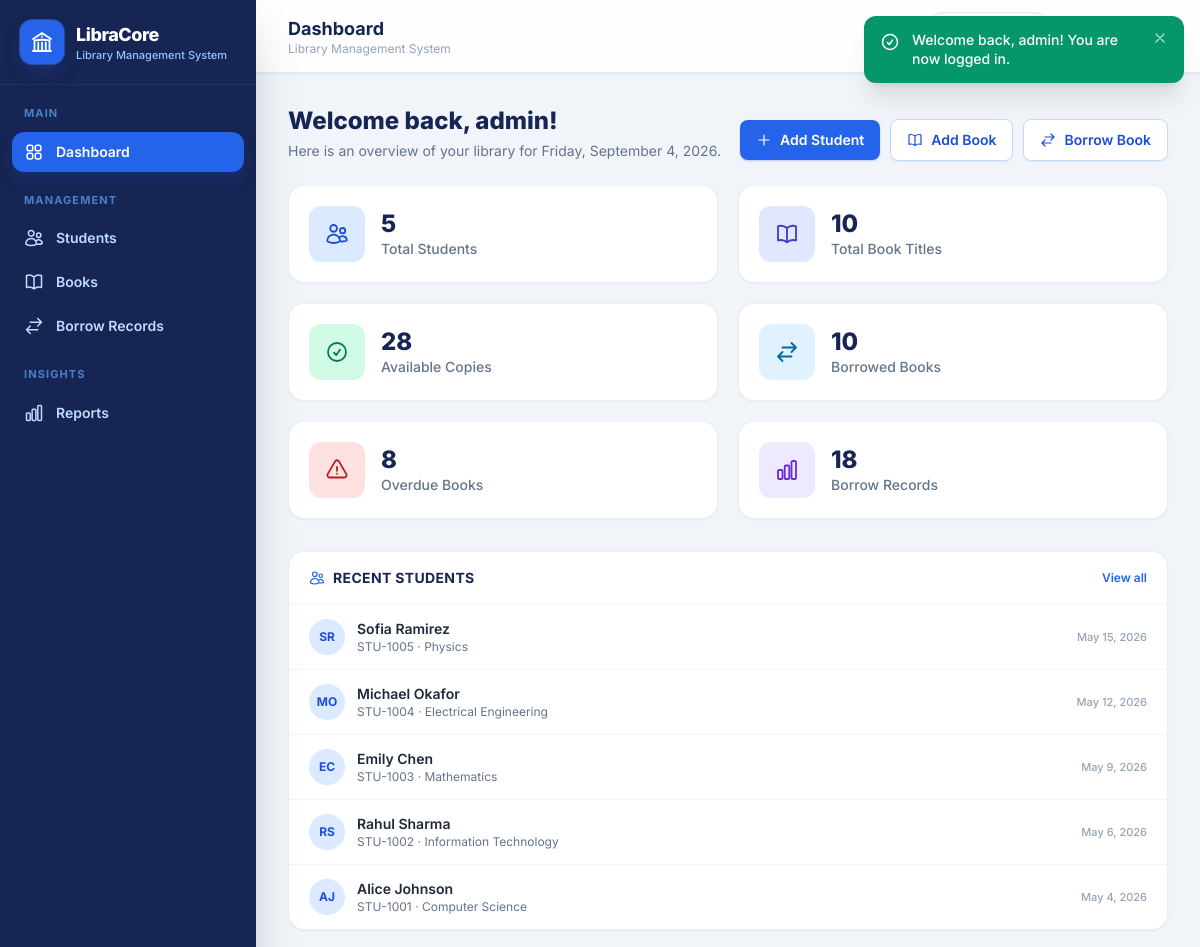
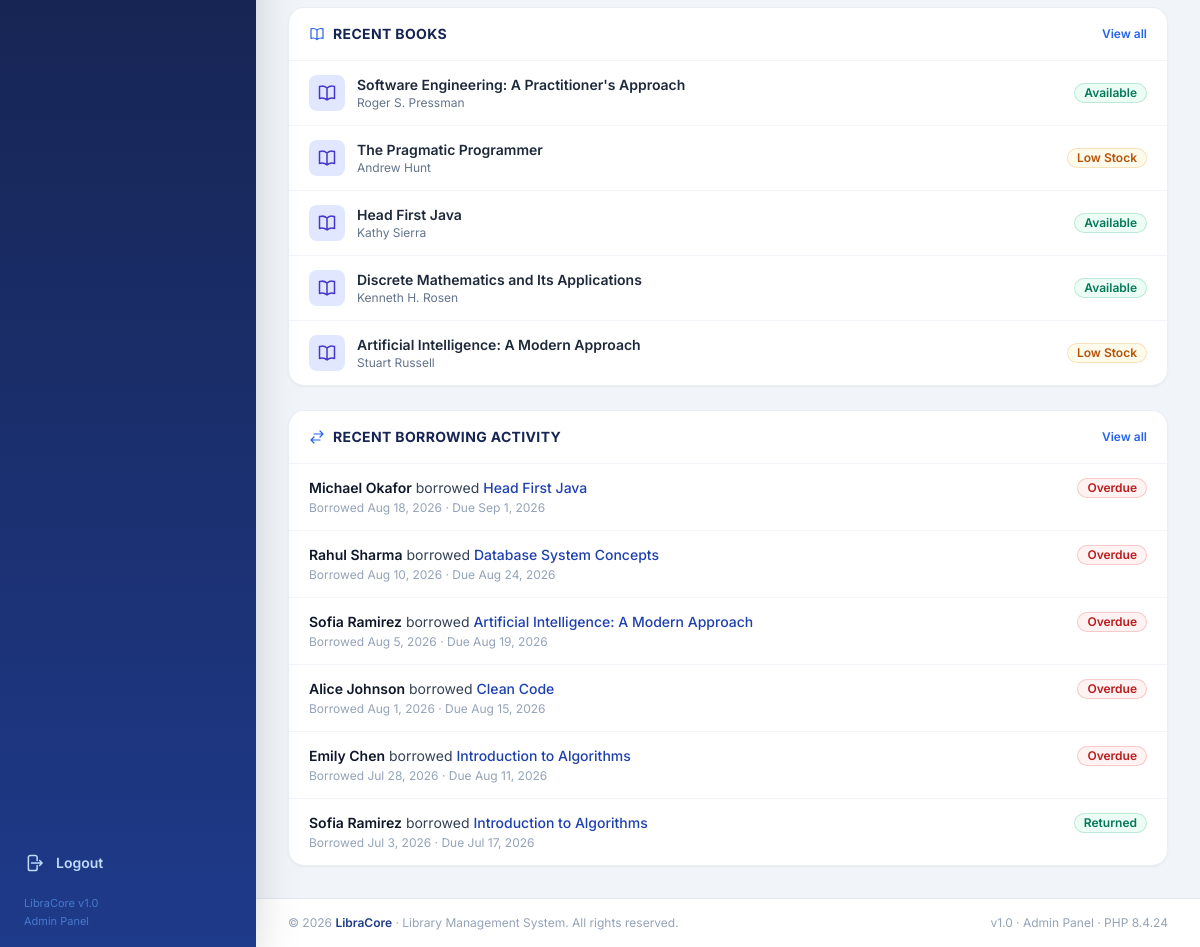
Screenshot of /dashboard/index.php (signed in) with the database file from the repository (2 pictures, top to bottom).
### tables this page shows
CREATE TABLE `students` (
  `id`         INT UNSIGNED     NOT NULL AUTO_INCREMENT,
  `student_id` VARCHAR(30)      NOT NULL,
  `name`       VARCHAR(100)     NOT NULL,
  `email`      VARCHAR(120)     NOT NULL,
  `phone`      VARCHAR(25)      NOT NULL,
  `address`    VARCHAR(255)     NOT NULL,
  `department` VARCHAR(100)     NOT NULL,
  `year`       TINYINT UNSIGNED NOT NULL DEFAULT 1,
  `created_at` TIMESTAMP        NOT NULL DEFAULT CURRENT_TIMESTAMP,
  `updated_at` TIMESTAMP        NOT NULL DEFAULT CURRENT_TIMESTAMP ON UPDATE CURRENT_TIMESTAMP,
  PRIMARY KEY (`id`),
  UNIQUE KEY `uq_students_student_id` (`student_id`),
  KEY `idx_students_name` (`name`),
  KEY `idx_students_department` (`department`)
);

CREATE TABLE `books` (
  `id`                 INT UNSIGNED     NOT NULL AUTO_INCREMENT,
  `isbn`               VARCHAR(20)      NOT NULL,
  `title`              VARCHAR(200)     NOT NULL,
  `author`             VARCHAR(150)     NOT NULL,
  `category`           VARCHAR(80)      NOT NULL,
  `publisher`          VARCHAR(120)              DEFAULT NULL,
  `publication_year`   SMALLINT UNSIGNED         DEFAULT NULL,
  `quantity`           INT UNSIGNED     NOT NULL DEFAULT 1,
  `available_quantity` INT UNSIGNED     NOT NULL DEFAULT 1,
  `shelf_location`     VARCHAR(30)      NOT NULL,
  `created_at`         TIMESTAMP        NOT NULL DEFAULT CURRENT_TIMESTAMP,
  `updated_at`         TIMESTAMP        NOT NULL DEFAULT CURRENT_TIMESTAMP ON UPDATE CURRENT_TIMESTAMP,
  PRIMARY KEY (`id`),
  UNIQUE KEY `uq_books_isbn` (`isbn`),
  KEY `idx_books_title` (`title`),
  KEY `idx_books_category` (`category`),
  CONSTRAINT `chk_books_available_range` CHECK (`available_quantity` <= `quantity`)
);

CREATE TABLE `borrow_records` (
  `id`          INT UNSIGNED                    NOT NULL AUTO_INCREMENT,
  `student_id`  INT UNSIGNED                    NOT NULL,
  `book_id`     INT UNSIGNED                    NOT NULL,
  `borrow_date` DATE                            NOT NULL,
  `due_date`    DATE                            NOT NULL,
  `return_date` DATE                                     DEFAULT NULL,
  `status`      ENUM('Borrowed','Returned')     NOT NULL DEFAULT 'Borrowed',
  `remarks`     VARCHAR(255)                             DEFAULT NULL,
  `created_at`  TIMESTAMP                       NOT NULL DEFAULT CURRENT_TIMESTAMP,
  PRIMARY KEY (`id`),
  KEY `idx_br_student` (`student_id`),
  KEY `idx_br_book` (`book_id`),
  KEY `idx_br_status` (`status`),
  KEY `idx_br_due_date` (`due_date`),
  KEY `idx_br_return_date` (`return_date`),
  CONSTRAINT `fk_br_student` FOREIGN KEY (`student_id`) REFERENCES `students` (`id`)
      ON DELETE CASCADE ON UPDATE CASCADE,
  CONSTRAINT `fk_br_book` FOREIGN KEY (`book_id`) REFERENCES `books` (`id`)
      ON DELETE CASCADE ON UPDATE CASCADE
);

### dashboard/index.php (the view, shortened to what this page needs)
<?php
require_once __DIR__ . '/../includes/auth_check.php';
$stats = $pdo->query("
    SELECT
        (SELECT COUNT(*) FROM students) AS total_students,
        (SELECT COUNT(*) FROM books) AS total_books,
        (SELECT COALESCE(SUM(quantity), 0) FROM books) AS total_copies,
        (SELECT COALESCE(SUM(available_quantity), 0) FROM books) AS available_copies,
        (SELECT COUNT(*) FROM borrow_records WHERE return_date IS NULL) AS borrowed_books,
        (SELECT COUNT(*) FROM borrow_records WHERE return_date IS NULL AND due_date < CURDATE()) AS overdue_books,
        (SELECT COUNT(*) FROM borrow_records) AS total_records
")->fetch();
$recentStudents = $pdo->query('SELECT id, student_id, name, department, year, created_at FROM students ORDER BY created_at DESC, id DESC LIMIT 5')->fetchAll();
$recentBooks    = $pdo->query('SELECT id, isbn, title, author, available_quantity FROM books ORDER BY created_at DESC, id DESC LIMIT 5')->fetchAll();
$recentBorrows = $pdo->query("
    SELECT br.id, br.borrow_date, br.due_date, br.return_date,
           s.name AS student_name, s.student_id,
           b.title AS book_title
    FROM borrow_records br
    JOIN students s ON s.id = br.student_id
    JOIN books b ON b.id = br.book_id
    ORDER BY br.borrow_date DESC, br.id DESC
    LIMIT 6
")->fetchAll();
$cards = [
    ['label' => 'Total Students',    'value' => number_format((int)$stats['total_students']),   'icon' => 'users',     'tone' => 'bg-blue-100 text-blue-700'],
    ['label' => 'Total Book Titles', 'value' => number_format((int)$stats['total_books']),      'icon' => 'book',      'tone' => 'bg-indigo-100 text-indigo-700'],
    ['label' => 'Available Copies',  'value' => number_format((int)$stats['available_copies']), 'icon' => 'check',     'tone' => 'bg-emerald-100 text-emerald-700'],
    ['label' => 'Borrowed Books',    'value' => number_format((int)$stats['borrowed_books']),   'icon' => 'swap',      'tone' => 'bg-sky-100 text-sky-700'],
    ['label' => 'Overdue Books',     'value' => number_format((int)$stats['overdue_books']),    'icon' => 'warn',      'tone' => 'bg-red-100 text-red-700'],
    ['label' => 'Borrow Records',    'value' => number_format((int)$stats['total_records']),    'icon' => 'report',    'tone' => 'bg-violet-100 text-violet-700'],
];
function lc_initials(string $name): string
{
    $parts = preg_split('/\s+/', trim($name));
    $first = mb_substr($parts[0] ?? '', 0, 1);
    $last  = count($parts) > 1 ? mb_substr(end($parts), 0, 1) : '';
    return strtoupper($first . $last);
}
include __DIR__ . '/../includes/header.php';
?>
<div class="mb-6 flex flex-col gap-4 sm:flex-row sm:items-end sm:justify-between">
    <div>
        <h2 class="text-xl font-extrabold text-blue-950 sm:text-2xl">Welcome back, <?= e($_SESSION['admin_name'] ?? 'Admin') ?>!</h2>
        <p class="mt-1 text-sm text-slate-500">Here is an overview of your library for <?= e(date('l, F j, Y')) ?>.</p>
    </div>
    <div class="flex flex-wrap items-center gap-2.5">
        <a href="<?= url('students/add.php') ?>"
           class="inline-flex items-center gap-2 rounded-lg bg-blue-600 px-4 py-2.5 text-sm font-semibold text-white shadow-sm shadow-blue-600/30 transition hover:bg-blue-700 focus:outline-none focus-visible:ring-2 focus-visible:ring-blue-400">
            <?= icon('plus', 'h-4 w-4') ?> Add Student
        </a>
        <a href="<?= url('books/add.php') ?>"
           class="inline-flex items-center gap-2 rounded-lg border border-blue-200 bg-white px-4 py-2.5 text-sm font-semibold text-blue-700 shadow-sm transition hover:bg-blue-50 focus:outline-none focus-visible:ring-2 focus-visible:ring-blue-400">
            <?= icon('book', 'h-4 w-4') ?> Add Book
        </a>
        <a href="<?= url('borrow/add.php') ?>"
           class="inline-flex items-center gap-2 rounded-lg border border-blue-200 bg-white px-4 py-2.5 text-sm font-semibold text-blue-700 shadow-sm transition hover:bg-blue-50 focus:outline-none focus-visible:ring-2 focus-visible:ring-blue-400">
            <?= icon('swap', 'h-4 w-4') ?> Borrow Book
        </a>
    </div>
</div>
<div class="grid grid-cols-1 gap-5 sm:grid-cols-2 xl:grid-cols-3">
    <?php foreach ($cards as $card): ?>
        <div class="group flex items-center gap-4 rounded-2xl border border-slate-200/70 bg-white p-5 shadow-sm transition duration-150 hover:-translate-y-0.5 hover:shadow-md">
            <span class="flex h-14 w-14 shrink-0 items-center justify-center rounded-xl <?= $card['tone'] ?> transition group-hover:scale-105">
                <?= icon($card['icon'], 'h-6 w-6') ?>
            </span>
            <div class="min-w-0">
                <p class="truncate text-2xl font-extrabold leading-tight text-blue-950"><?= $card['value'] ?></p>
                <p class="text-sm font-medium text-slate-500"><?= e($card['label']) ?></p>
            </div>
        </div>
    <?php endforeach; ?>
</div>
<div class="mt-8 grid grid-cols-1 gap-6 xl:grid-cols-3">
    <section class="overflow-hidden rounded-2xl border border-slate-200/70 bg-white shadow-sm">
        <header class="flex items-center justify-between border-b border-slate-100 px-5 py-4">
            <h3 class="flex items-center gap-2 text-sm font-bold uppercase tracking-wide text-blue-950">
                <?= icon('users', 'h-4 w-4 text-blue-600') ?> Recent Students
            </h3>
            <a href="<?= url('students/index.php') ?>" class="text-xs font-semibold text-blue-600 hover:underline">View all</a>
        </header>
        <?php if (!$recentStudents): ?>
            <p class="px-5 py-10 text-center text-sm text-slate-400">No students added yet.</p>
        <?php else: ?>
            <ul class="divide-y divide-slate-100">
                <?php foreach ($recentStudents as $s): ?>
                    <li>
                        <a href="<?= url('students/view.php?id=' . (int)$s['id']) ?>" class="flex items-center gap-3 px-5 py-3.5 transition hover:bg-blue-50/60">
                            <span class="flex h-9 w-9 shrink-0 items-center justify-center rounded-full bg-blue-100 text-xs font-bold text-blue-700">
                                <?= e(lc_initials($s['name'])) ?>
                            </span>
                            <span class="min-w-0 flex-1">
                                <span class="block truncate text-sm font-semibold text-slate-800"><?= e($s['name']) ?></span>
                                <span class="block truncate text-xs text-slate-500"><?= e($s['student_id']) ?> &middot; <?= e($s['department']) ?></span>
                            </span>
                            <span class="shrink-0 text-[11px] font-medium text-slate-400"><?= e(date('M j, Y', strtotime($s['created_at']))) ?></span>
                        </a>
                    </li>
                <?php endforeach; ?>
            </ul>
        <?php endif; ?>
    </section>
    <section class="overflow-hidden rounded-2xl border border-slate-200/70 bg-white shadow-sm">
        <header class="flex items-center justify-between border-b border-slate-100 px-5 py-4">
            <h3 class="flex items-center gap-2 text-sm font-bold uppercase tracking-wide text-blue-950">
                <?= icon('book', 'h-4 w-4 text-blue-600') ?> Recent Books
            </h3>
            <a href="<?= url('books/index.php') ?>" class="text-xs font-semibold text-blue-600 hover:underline">View all</a>
        </header>
        <?php if (!$recentBooks): ?>
            <p class="px-5 py-10 text-center text-sm text-slate-400">No books added yet.</p>
        <?php else: ?>
            <ul class="divide-y divide-slate-100">
                <?php foreach ($recentBooks as $b): ?>
                    <li>
                        <a href="<?= url('books/view.php?id=' . (int)$b['id']) ?>" class="flex items-center gap-3 px-5 py-3.5 transition hover:bg-blue-50/60">
                            <span class="flex h-9 w-9 shrink-0 items-center justify-center rounded-lg bg-indigo-100 text-indigo-700">
                                <?= icon('book', 'h-5 w-5') ?>
                            </span>
                            <span class="min-w-0 flex-1">
                                <span class="block truncate text-sm font-semibold text-slate-800"><?= e($b['title']) ?></span>
                                <span class="block truncate text-xs text-slate-500"><?= e($b['author']) ?></span>
                            </span>
                            <?= stock_badge_html((int)$b['available_quantity']) ?>
                        </a>
                    </li>
                <?php endforeach; ?>
            </ul>
        <?php endif; ?>
    </section>
    <section class="overflow-hidden rounded-2xl border border-slate-200/70 bg-white shadow-sm">
        <header class="flex items-center justify-between border-b border-slate-100 px-5 py-4">
            <h3 class="flex items-center gap-2 text-sm font-bold uppercase tracking-wide text-blue-950">
                <?= icon('swap', 'h-4 w-4 text-blue-600') ?> Recent Borrowing Activity
            </h3>
            <a href="<?= url('borrow/index.php') ?>" class="text-xs font-semibold text-blue-600 hover:underline">View all</a>
        </header>
        <?php if (!$recentBorrows): ?>
            <p class="px-5 py-10 text-center text-sm text-slate-400">No borrowing activity yet.</p>
        <?php else: ?>
            <ul class="divide-y divide-slate-100">
                <?php foreach ($recentBorrows as $r): ?>
                    <?php $row = ['return_date' => $r['return_date'], 'due_date' => $r['due_date']]; ?>
                    <li class="px-5 py-3.5 transition hover:bg-blue-50/60">
                        <div class="flex items-start justify-between gap-3">
                            <p class="min-w-0 flex-1 truncate text-sm text-slate-700">
                                <span class="font-semibold text-slate-900"><?= e($r['student_name']) ?></span>
                                borrowed
                                <span class="font-medium text-blue-800"><?= e($r['book_title']) ?></span>
                            </p>
                            <?= status_badge_html(borrow_status($row)) ?>
                        </div>
                        <p class="mt-0.5 text-xs text-slate-400">
                            Borrowed <?= e(date('M j, Y', strtotime($r['borrow_date']))) ?> &middot;
                            Due <?= e(date('M j, Y', strtotime($r['due_date']))) ?>
                        </p>
                    </li>
                <?php endforeach; ?>
            </ul>
        <?php endif; ?>
    </section>
</div>
<?php include __DIR__ . '/../includes/footer.php'; ?>

### includes/functions.php (shortened to what this page needs)
<?php
require_once __DIR__ . '/../config/database.php';
function e($value): string
{
    return htmlspecialchars((string)$value, ENT_QUOTES, 'UTF-8');
}
function url(string $path = ''): string
{
    $path = ltrim($path, '/');
    return $path === '' ? BASE_URL : BASE_URL . '/' . $path;
}
function icon(string $name, string $class = 'h-5 w-5'): string
{
    $d = $paths[$name] ?? $paths['info'];
    return '<svg xmlns="http://www.w3.org/2000/svg" fill="none" viewBox="0 0 24 24" stroke-width="1.8" stroke="currentColor" class="' . e($class) . '" aria-hidden="true"><path stroke-linecap="round" stroke-linejoin="round" d="' . $d . '"/></svg>';
}
function db_today(): string
{
    global $pdo;
    static $today = null;
    if ($today === null) {
        $today = (string)$pdo->query('SELECT CURDATE()')->fetchColumn();
    }
    return $today;
}
function borrow_status(array $record): string
{
    if (!empty($record['return_date'])) {
        return 'Returned';
    }
    if (!empty($record['due_date']) && strcmp(db_today(), $record['due_date']) > 0) {
        return 'Overdue';
    }
    return 'Borrowed';
}
function status_badge_html(string $status): string
{
    $styles = [
        'Borrowed' => 'bg-blue-50 text-blue-700 ring-blue-600/20',
        'Returned' => 'bg-emerald-50 text-emerald-700 ring-emerald-600/20',
        'Overdue'  => 'bg-red-50 text-red-700 ring-red-600/20',
    ];
    $style = $styles[$status] ?? 'bg-slate-100 text-slate-700 ring-slate-500/20';
    return '<span class="inline-flex items-center gap-1 rounded-full px-2.5 py-0.5 text-xs font-semibold ring-1 ring-inset ' . $style . '">' . e($status) . '</span>';
}
function stock_status(int $available): array
{
    if ($available <= 2) {
        return ['Low Stock', 'bg-amber-50 text-amber-700 ring-amber-600/20'];
    }
    return ['Available', 'bg-emerald-50 text-emerald-700 ring-emerald-600/20'];
}
function stock_badge_html(int $available): string
{
    [$label, $style] = stock_status($available);
    return '<span class="inline-flex items-center gap-1 rounded-full px-2.5 py-0.5 text-xs font-semibold ring-1 ring-inset ' . $style . '">' . e($label) . '</span>';
}

### includes/header.php (style rules this page uses)
body { font-family: 'Inter', ui-sans-serif, system-ui, sans-serif; }

### rows the page displays
students: name "SR", name "Sofia Ramirez", student "STU-1005", department "Physics", created_at "May 15, 2026"
students: name "MO", name "Michael Okafor", student "STU-1004", department "Electrical Engineering", created_at "May 12, 2026"
students: name "EC", name "Emily Chen", student "STU-1003", department "Mathematics", created_at "May 9, 2026"
students: name "RS", name "Rahul Sharma", student "STU-1002", department "Information Technology", created_at "May 6, 2026"
students: name "AJ", name "Alice Johnson", student "STU-1001", department "Computer Science", created_at "May 4, 2026"
books: title "Software Engineering: A Practitioner's Approach", author "Roger S. Pressman", label "Available"
books: title "The Pragmatic Programmer", author "Andrew Hunt", label "Low Stock"
books: title "Head First Java", author "Kathy Sierra", label "Available"
books: title "Discrete Mathematics and Its Applications", author "Kenneth H. Rosen", label "Available"
books: title "Artificial Intelligence: A Modern Approach", author "Stuart Russell", label "Low Stock"
borrow_records: student.name "Michael Okafor", book.title "Head First Java", status "Overdue", borrow_date "Aug 18, 2026", due_date "Sep 1, 2026"
borrow_records: student.name "Rahul Sharma", book.title "Database System Concepts", status "Overdue", borrow_date "Aug 10, 2026", due_date "Aug 24, 2026"
borrow_records: student.name "Sofia Ramirez", book.title "Artificial Intelligence: A Modern Approach", status "Overdue", borrow_date "Aug 5, 2026", due_date "Aug 19, 2026"
borrow_records: student.name "Alice Johnson", book.title "Clean Code", status "Overdue", borrow_date "Aug 1, 2026", due_date "Aug 15, 2026"
borrow_records: student.name "Emily Chen", book.title "Introduction to Algorithms", status "Overdue", borrow_date "Jul 28, 2026", due_date "Aug 11, 2026"
borrow_records: student.name "Sofia Ramirez", book.title "Introduction to Algorithms", status "Returned", borrow_date "Jul 3, 2026", due_date "Jul 17, 2026"

### other values shown
$label "Dashboard Students Books Borrow Records Reports"
$page_title "Dashboard"
$fl['message'] "Welcome back, admin! You are now logged in."
$_SESSION['admin_name'] "admin"
$card['value'] "5"
$card['label'] "Total Students"
$card['value'] "10"
$card['label'] "Total Book Titles"
$card['value'] "28"
$card['label'] "Available Copies"
$card['label'] "Borrowed Books"
$card['value'] "8"
$card['label'] "Overdue Books"
$card['value'] "18"
$card['label'] "Borrow Records"
